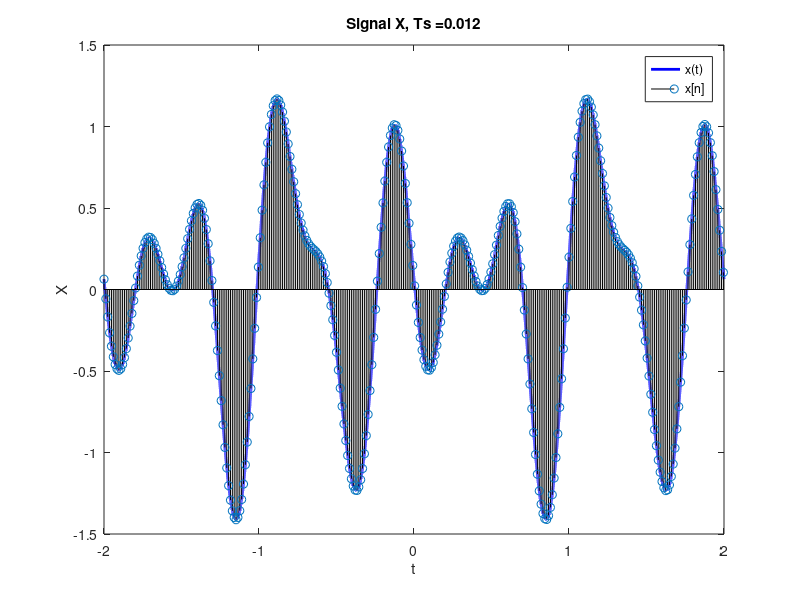

The MATLAB source for this figure: (Note: this script raises an error after producing the figure.)
clear all;
close all;

D = rem(21703374,4);
Ts=0.003*(D+2);
T=-2:Ts/1000:2-Ts/1000;
t=-2:Ts:2;
X=0.7*cos(3*pi*T+2*pi/5)+0.4*sin(2*pi*T+1/3)+0.5*cos(5*pi*T+0.8*exp(1));
Xn=0.7*cos(3*pi*t+2*pi/5)+0.4*sin(2*pi*t+1/3)+0.5*cos(5*pi*t+0.8*exp(1));
plot(T,X,'-b','Linewidth', 2, 'DisplayName', 'x(t)');
hold on;
newp = stem(t,Xn);
set(newp, 'Color', 'k', 'DisplayName', 'x[n]');
title(['Signal X, Ts =' num2str(Ts)]);
xlabel('t');
ylabel('X');
legend;

aT = [(0.003 * (D + 2)) (0.3 + 0.02 * D) 0.099];
aTitle = ["Zero - Hold" 'Linear' 'Ideal'];


for i = 1:3
    figure;
    for j = 1:3
        
        in = DtoA((j - 1), aT(i), 4, Xn);
        subplot(3,1,j);
        plot(linspace(-2,2,length(in)), in)
        title([aTitle(j) ' Interpolation with Ts = ' num2str(aT(i))]);
        xlabel('t');
        ylabel('Recovered Signal');
        
    end
     
    
end

for i = 1:4
saveas(figure(i), ['Part6-' num2str(i) '.png']);
end


